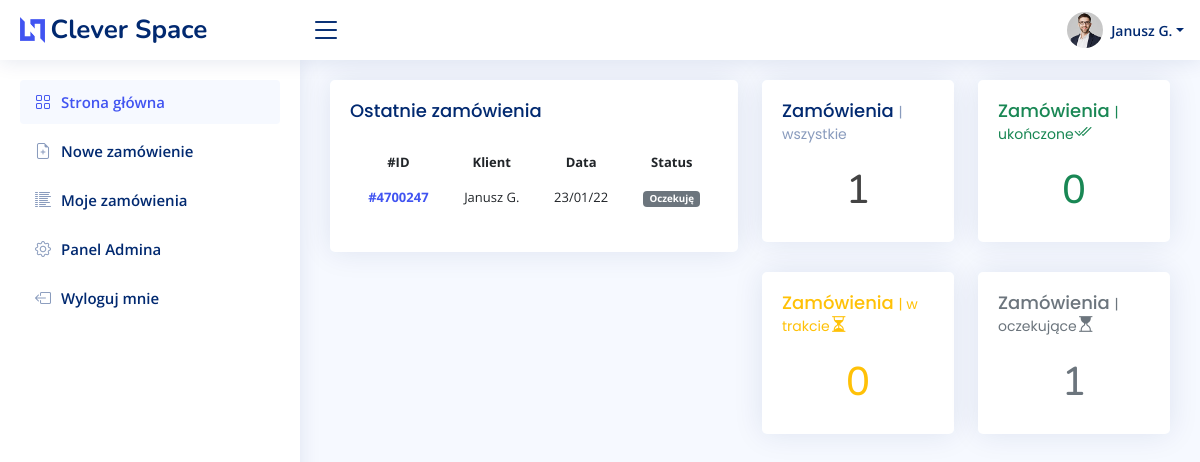
The app's page / (signed in), older data.
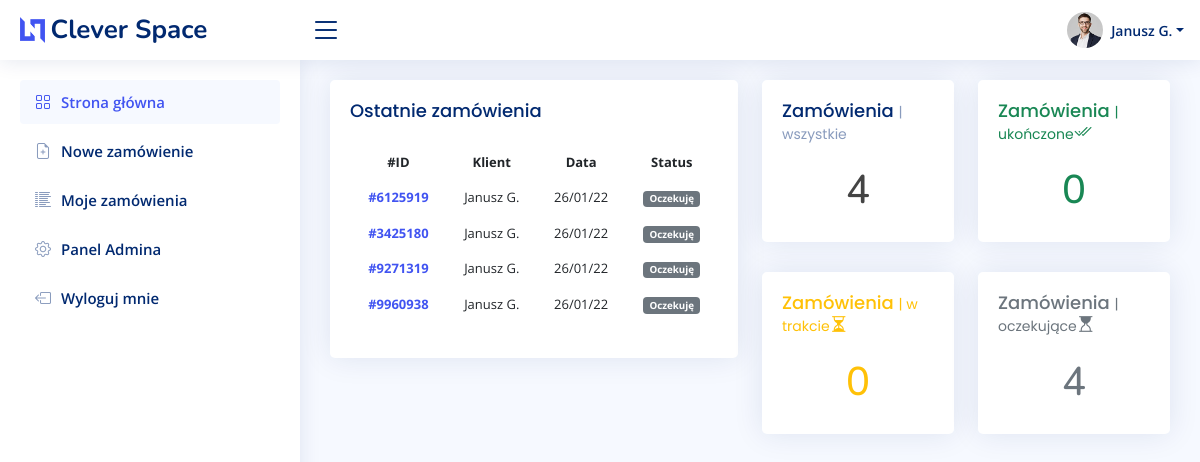
The same page, newer data.
### account/models.py (models this page shows, shortened)
class UserBase(AbstractBaseUser, PermissionsMixin):
    email = models.EmailField(unique=True)
    first_name = models.CharField(max_length=150, blank=True)
    last_name = models.CharField(max_length=150, blank=True)
    phone_number = models.CharField(max_length=15, blank=True)
    postcode = models.CharField(max_length=12, blank=True)
    address_line_1 = models.CharField(max_length=150, blank=True)
    address_line_2 = models.CharField(max_length=150, blank=True)
    town_city = models.CharField(max_length=150, blank=True)
    is_active = models.BooleanField(default=True)
    is_staff = models.BooleanField(default=False)
    created = models.DateTimeField(auto_now_add=True)
    updated = models.DateTimeField(auto_now=True)
    objects = CustomAccountManager()
    USERNAME_FIELD = 'email'
    REQUIRED_FIELDS = ['first_name', 'last_name']
    class Meta:
        verbose_name = "Konto"
        verbose_name_plural = "Konta"

### order/models.py (models this page shows, shortened)
class Order(models.Model):
    PENDING = 0
    DURING = 1
    DONE = 2
    STATUS = (
        (PENDING, 'Oczekuję'),
        (DURING, 'W trakcie'),
        (DONE, 'Zakończone'),
    )
    user = models.ForeignKey(settings.AUTH_USER_MODEL, on_delete=models.CASCADE, related_name='order_user')
    date_created = models.DateTimeField(auto_now_add=True, null=True)
    slug = RandomSlugField(length=7, exclude_lower=True, exclude_upper=True, exclude_vowels=True)
    status = models.SmallIntegerField(choices=STATUS, default=PENDING)
    class Meta:
        verbose_name = "zamówienie"
        verbose_name_plural = "zamówienia"

### order/views.py (the view)
# urls.py: 2. Add a URL to urlpatterns:  path('', views.home, name='home')
@login_required(login_url='login')
def home(request):
    user_id = request.user.id
    if request.user.is_staff:
        orders = Order.objects.all()
    else:
        orders = Order.objects.filter(user_id=user_id)[0:10]
    orders_total = Order.objects.filter(user_id=user_id).count()
    orders_pending = Order.objects.filter(user_id=user_id, status='0').count()
    orders_during = Order.objects.filter(user_id=user_id, status='1').count()
    orders_done = Order.objects.filter(user_id=user_id, status='2').count()
    context = {
        'orders': orders,
        'orders_total': orders_total,
        'orders_pending': orders_pending,
        'orders_during': orders_during,
        'orders_done': orders_done,
}
    return render(request, "order/home.html", context)

### order/templates/order/home.html
{% extends 'main.html' %}
{% load static %}
{% block content %}
<div class="row">
  <div class="col-sm-6">
    <div class="card recent-sales">
      <div class="card-body">
        <h5 class="card-title">Ostatnie zamówienia</h5>
        <table class="table table-borderless">
          <thead>
            <tr>
              <th scope="col">#ID</th>
              <th scope="col">Klient</th>
              <th scope="col">Data</th>
              <th scope="col">Status</th>
            </tr>
          </thead>
          <tbody>
            {% for i in orders %}
            <tr>
              <th scope="row"><a href="{% url 'detail' i.slug %}">#{{ i.slug }}</a></th>
              <td>{{ i.user.first_name }} {{ i.user.last_name|first }}.</td>
              <td>{{ i.date_created|date:"d/m/y" }}</td>
              <td><span class="badge {% if i.status == 2 %} bg-success {% elif i.status == 1 %} bg-warning {% elif i.status == 0 %} bg-secondary {% endif %} ">{{ i.get_status_display }}</span></td>
            </tr>
            {% endfor %}
          </tbody>
        </table>
      </div>
    </div>
  </div>
  <div class="col-sm-6">
    <div class="row">
      <div class="col-sm-6">
        <div class="card info-card">
          <div class="card-body">
            <h5 class="card-title">Zamówienia <span>| wszystkie</span></h5>
            <div class="d-flex align-items-center">
              <div class="mx-auto">
                <h1>{{ orders_total }}</h1>
              </div>
            </div>
          </div>
        </div>
      </div>
      <div class="col-sm-6">
        <div class="card info-card">
          <div class="card-body">
            <h5 class="card-title text-success">Zamówienia <span class="text-success">| ukończone</span><i class="bi bi-check2-all"></i></h5>
            <div class="d-flex align-items-center">
              <div class="mx-auto">
                <h1 class="text-success">{{ orders_done }}</h1>
              </div>
            </div>
          </div>
        </div>
      </div>
    </div>
    <div class="row">
      <div class="col-sm-6">
        <div class="card info-card">
          <div class="card-body">
            <h5 class="card-title text-warning">Zamówienia <span class="text-warning">| w trakcie</span><i class="bi bi-hourglass-split"></i></h5>
            <div class="d-flex align-items-center">
              <div class="mx-auto">
                <h1 class="text-warning">{{ orders_during }}</h1>
              </div>
            </div>
          </div>
        </div>
      </div>
      <div class="col-sm-6">
        <div class="card info-card">
          <div class="card-body">
            <h5 class="card-title text-muted">Zamówienia <span class="text-muted">| oczekujące</span><i class="bi bi-hourglass-top"></i></h5>
            <div class="d-flex align-items-center">
              <div class="mx-auto">
                <h1 class="text-muted">{{ orders_pending }}</h1>
              </div>
            </div>
          </div>
        </div>
      </div>
    </div>
  </div>
</div>
{% endblock %}

### templates/main.html (shortened to what this page needs)
{% load static %}
<!DOCTYPE html>
<html lang="en">
<head>
  <link href="{% static 'assets/vendor/bootstrap/css/bootstrap.min.css' %}" rel="stylesheet">
  <link href="{% static 'assets/vendor/bootstrap-icons/bootstrap-icons.css' %}" rel="stylesheet">
  <link href="{% static 'assets/vendor/boxicons/css/boxicons.min.css' %}" rel="stylesheet">
  <link href="{% static 'assets/vendor/quill/quill.snow.css' %}" rel="stylesheet">
  <link href="{% static 'assets/vendor/quill/quill.bubble.css' %}" rel="stylesheet">
  <link href="{% static 'assets/vendor/remixicon/remixicon.css' %}" rel="stylesheet">
  <link href="{% static 'assets/vendor/simple-datatables/style.css' %}" rel="stylesheet">
  <link href="{% static 'assets/css/style.css' %}" rel="stylesheet">
</head>
<body>
  {% include "navbar.html" %}
  <main id="main" class="main">
  {% block content %}
  {% endblock %}
</main>
</body>
</html>

### templates/navbar.html (shortened to what this page needs)
  {% load static %}
  <header id="header" class="header fixed-top d-flex align-items-center">
    <div class="d-flex align-items-center justify-content-between">
      <a href="{% url 'home' %}" class="logo d-flex align-items-center">
        <img src="{% static 'assets/img/logo.png' %}" alt="">
        <span class="d-none d-lg-block">Clever Space</span>
      </a>
      <i class="bi bi-list toggle-sidebar-btn"></i>
    </div>
    <nav class="header-nav ms-auto">
      <ul class="d-flex align-items-center">
        <li class="nav-item dropdown pe-3">
          <a class="nav-link nav-profile d-flex align-items-center pe-0" href="#" data-bs-toggle="dropdown">
            <img src="{% static 'assets/img/profile-img.jpg' %}" alt="Profile" class="rounded-circle">
            <span class="d-none d-md-block dropdown-toggle ps-2">{{ user.first_name }} {{ user.last_name.0 }}.</span>
          </a>
            </li>
          </ul>
    </nav>
  </header>
  <aside id="sidebar" class="sidebar">
    <ul class="sidebar-nav" id="sidebar-nav">
      <li class="nav-item">
        <a class="nav-link " href="{% url 'home' %}">
          <i class="bi bi-grid"></i>
          <span>Strona główna</span>
        </a>
      </li>
      <li class="nav-item">
        <a class="nav-link collapsed" href="{% url 'new' %}">
          <i class="bi bi-file-earmark-plus"></i>
          <span>Nowe zamówienie</span>
        </a>
      </li>
      <li class="nav-item">
        <a class="nav-link collapsed" href="{% url 'home' %}">
          <i class="bi bi-list-columns-reverse"></i>
          <span>Moje zamówienia</span>
        </a>
      </li>
      {% if user.is_staff %}
      <li class="nav-item">
        <a class="nav-link collapsed" href="{% url 'admin:index' %}">
          <i class="bi bi-gear"></i>
          <span>Panel Admina</span>
        </a>
      </li>
      {% endif %}
      <li class="nav-item">
        <a class="nav-link collapsed" href="{% url 'logout' %}">
          <i class="bi bi-box-arrow-left"></i>
          <span>Wyloguj mnie</span>
        </a>
      </li>
    </ul>
  </aside>

### static/assets/css/style.css (style rules this page uses)
:root { scroll-behavior: smooth; }
body { font-family: "Open Sans", sans-serif; background: #f6f9ff; color: #444444; }
a { color: #4154f1; text-decoration: none; }
h1, h2, h3, h4, h5, h6 { font-family: "Nunito", sans-serif; }
#main { margin-top: 60px; padding: 20px 30px; transition: all 0.3s; }
.card { margin-bottom: 30px; border: none; border-radius: 5px; box-shadow: 0px 0 30px rgba(1, 41, 112, 0.1); overflow: hidden; }
.card-title { padding: 20px 0 15px 0; font-size: 18px; font-weight: 500; color: #012970; font-family: "Poppins", sans-serif; }
.card-title span { color: #899bbd; font-size: 14px; font-weight: 400; }
.card-body { padding: 0 20px 20px 20px; }
.logo { line-height: 1; }
@media (min-width: 1200px) { .logo { width: 280px; } }
.logo img { max-height: 26px; margin-right: 6px; }
.logo span { font-size: 26px; font-weight: 700; color: #012970; font-family: "Nunito", sans-serif; }
.header { transition: all 0.5s; z-index: 997; height: 60px; box-shadow: 0px 2px 20px rgba(1, 41, 112, 0.1); background-color: #fff; padding-left: 20px; }
.header .toggle-sidebar-btn { font-size: 32px; padding-left: 10px; cursor: pointer; color: #012970; }
.header-nav ul { list-style: none; }
.header-nav > ul { margin: 0; padding: 0; }
.header-nav .nav-profile { color: #012970; }
.header-nav .nav-profile img { max-height: 36px; }
.header-nav .nav-profile span { font-size: 14px; font-weight: 600; }
.sidebar { position: fixed; top: 60px; left: 0; bottom: 0; width: 300px; z-index: 996; transition: all 0.3s; padding: 20px; overflow-y: auto; scrollbar-width: thin; scrollbar-color: #aab7cf transparent; box-shadow: 0px 0px 20px rgba(1, 41, 112, 0.1); background-color: #fff; }
@media (min-width: 1200px) { #main, #footer { margin-left: 300px; } }
.sidebar-nav { padding: 0; margin: 0; list-style: none; }
.sidebar-nav li { padding: 0; margin: 0; list-style: none; }
.sidebar-nav .nav-item { margin-bottom: 5px; }
.sidebar-nav .nav-link { display: flex; align-items: center; font-size: 15px; font-weight: 600; color: #4154f1; transition: 0.3; background: #f6f9ff; padding: 10px 15px; border-radius: 4px; }
.sidebar-nav .nav-link i { font-size: 16px; margin-right: 10px; color: #4154f1; }
.sidebar-nav .nav-link.collapsed { color: #012970; background: #fff; }
.sidebar-nav .nav-link.collapsed i { color: #899bbd; }
.table { text-align: center; font-size: small; }

Row changes from the older to the newer data that the page shows:
removed Order: slug "4700247", user.first_name "Janusz", user.last_name|first "G", date_created "23/01/22", status "Oczekuję"
added Order: slug "6125919", user.first_name "Janusz", user.last_name|first "G", date_created "26/01/22", status "Oczekuję"
added Order: slug "3425180", user.first_name "Janusz", user.last_name|first "G", date_created "26/01/22", status "Oczekuję"
added Order: slug "9271319", user.first_name "Janusz", user.last_name|first "G", date_created "26/01/22", status "Oczekuję"
added Order: slug "9960938", user.first_name "Janusz", user.last_name|first "G", date_created "26/01/22", status "Oczekuję"
Text that changed along with them:
{{ orders_total }}: "1" → "4"
{{ orders_pending }}: "1" → "4"
